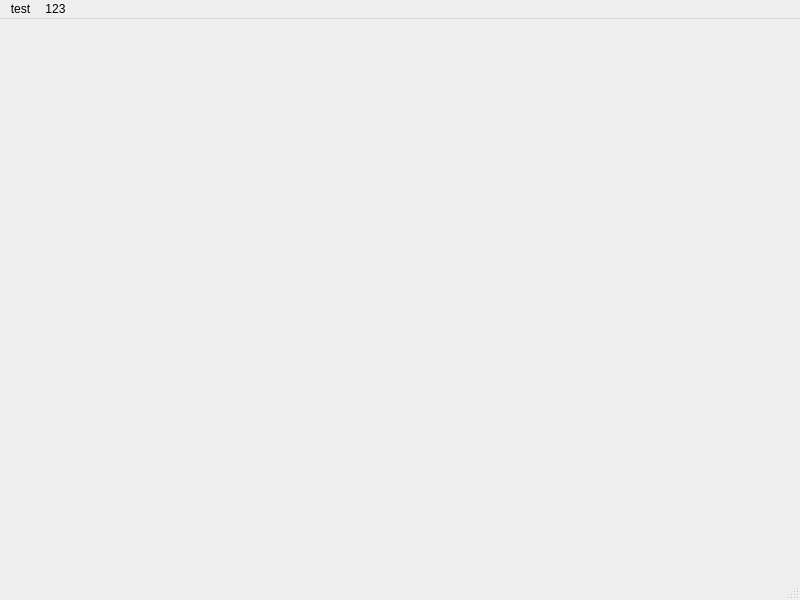
<?xml version="1.0" encoding="UTF-8"?>
<ui version="4.0">
 <class>MainWindow</class>
 <widget class="QMainWindow" name="MainWindow">
  <property name="geometry">
   <rect>
    <x>0</x>
    <y>0</y>
    <width>800</width>
    <height>600</height>
   </rect>
  </property>
  <property name="windowTitle">
   <string>BRabbit Dock Demo</string>
  </property>
  <widget class="QWidget" name="centralwidget"/>
  <widget class="QMenuBar" name="menubar">
   <property name="geometry">
    <rect>
     <x>0</x>
     <y>0</y>
     <width>800</width>
     <height>20</height>
    </rect>
   </property>
   <widget class="QMenu" name="menutest">
    <property name="title">
     <string>test</string>
    </property>
   </widget>
   <widget class="QMenu" name="menu123">
    <property name="title">
     <string>123</string>
    </property>
   </widget>
   <addaction name="menutest"/>
   <addaction name="menu123"/>
  </widget>
  <widget class="QStatusBar" name="statusbar"/>
 </widget>
 <resources/>
 <connections/>
</ui>
